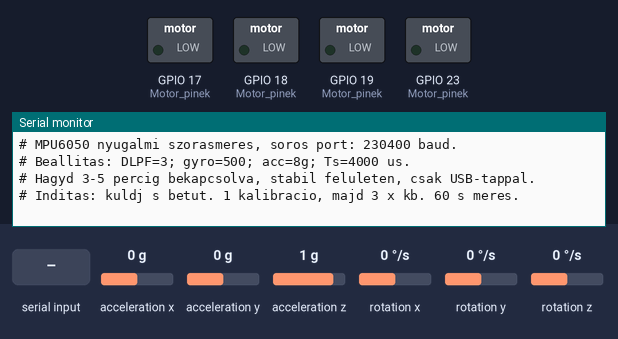
A sketch run on a simulated ESP32. Parts: switched loads named in the sketch (green lamp = pin HIGH), the last lines printed to the serial monitor. Wiring (inferred from the names in the program): MPU-6050 motion sensor at I2C address 0x68. The inputs (shaded band) are chosen by the test bench; at power-on: acceleration x 0 g, acceleration y 0 g, acceleration z 1 g, rotation x 0 °/s, rotation y 0 °/s, rotation z 0 °/s.

Above: at 1.5 s.
1.6 s: "s" received over Serial
At 2.7 s:
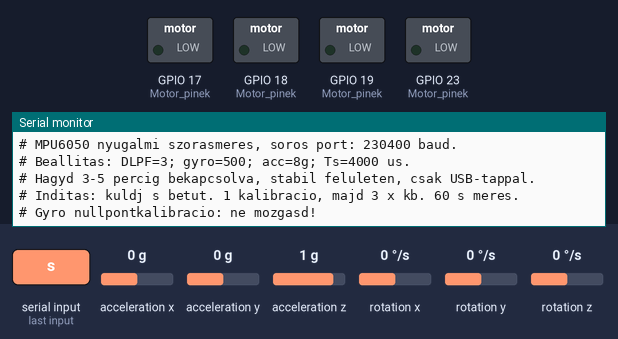
At 7.8 s:
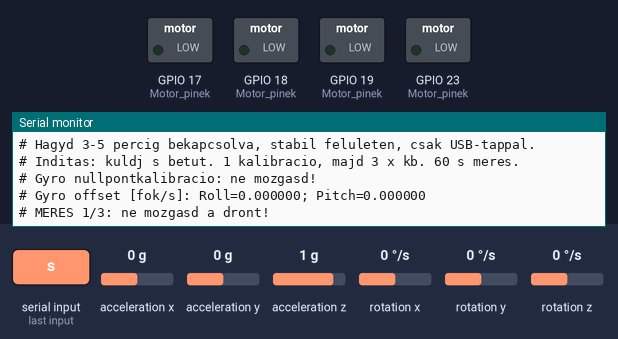

The sketch:

MPU6050_szoras_meres.ino
```cpp
#include <Wire.h>
#include <math.h>

// Csak USB-tap, propellerek nelkul. Nincs motorvezerles.
const uint32_t Mintaveteli_ido_us = 4000;
const uint32_t Mintak_szama = 15000;  // Meresenkent kb. 60 masodperc.
const uint8_t Meresek_szama = 3;
const bool CSV_naplo = false;  // true: minden minta kiirasa is.

float Rate_Roll, Rate_Pitch, Angle_Roll, Angle_Pitch;
float Rate_Roll_Offset = 0, Rate_Pitch_Offset = 0;
double Atlag[4], M2[4];
const char* Jelnevek[4] = {
  "Rate_Roll_fok_s", "Rate_Pitch_fok_s",
  "Angle_Roll_fok", "Angle_Pitch_fok"
};

void hiba(const char* uzenet) {
  Serial.print("# HIBA: ");
  Serial.println(uzenet);
  Serial.println("# A merest ne hasznald fel. Ellenorzes utan reset.");
  while (true) delay(1000);
}

void regiszter_iras(uint8_t cim, uint8_t ertek) {
  Wire.beginTransmission(0x68);
  Wire.write(cim);
  Wire.write(ertek);
  if (Wire.endTransmission() != 0) hiba("MPU6050 beallitasi hiba");
}

int16_t adat16() {
  uint8_t felso = Wire.read();
  uint8_t also = Wire.read();
  return (int16_t)(((uint16_t)felso << 8) | also);
}

void gyro_acc_adat_olvasas() {
  Wire.beginTransmission(0x68);
  Wire.write(0x3B);
  if (Wire.endTransmission(false) != 0) hiba("I2C cimzesi hiba");
  if (Wire.requestFrom((uint8_t)0x68, (uint8_t)14) != 14) {
    hiba("Hianyos MPU6050 adat");
  }

  int16_t Acc_XLSB = adat16();
  int16_t Acc_YLSB = adat16();
  int16_t Acc_ZLSB = adat16();
  adat16();  // Homerseklet.
  int16_t Gyro_X = adat16();
  int16_t Gyro_Y = adat16();
  adat16();  // Yaw.

  // Az eredeti repulesi kod skalazasa es gyorsulasmero-offsetjei.
  Rate_Roll = (float)Gyro_X / 65.5;
  Rate_Pitch = (float)Gyro_Y / 65.5;
  float Acc_X = (float)Acc_XLSB / 4096 - 0.0454;
  float Acc_Y = (float)Acc_YLSB / 4096 + 0.0279;
  float Acc_Z = (float)Acc_ZLSB / 4096 - 0.10150;

  Angle_Roll = atan(Acc_Y / sqrt(Acc_X * Acc_X + Acc_Z * Acc_Z)) * (180.0 / PI);
  Angle_Pitch = atan(-Acc_X / sqrt(Acc_Y * Acc_Y + Acc_Z * Acc_Z)) * (180.0 / PI);
  if (!isfinite(Angle_Roll) || !isfinite(Angle_Pitch)) hiba("Ervenytelen szog");
}

void gyro_kalibracio() {
  Serial.println("# Gyro nullpontkalibracio: ne mozgasd!");
  double Roll_osszeg = 0, Pitch_osszeg = 0;
  for (int i = 0; i < 2000; i++) {
    gyro_acc_adat_olvasas();
    Roll_osszeg += Rate_Roll;
    Pitch_osszeg += Rate_Pitch;
    delay(1);
  }
  Rate_Roll_Offset = Roll_osszeg / 2000;
  Rate_Pitch_Offset = Pitch_osszeg / 2000;
  Serial.printf("# Gyro offset [fok/s]: Roll=%.6f; Pitch=%.6f\n",
                Rate_Roll_Offset, Rate_Pitch_Offset);
}

void szoras_meres(uint8_t meres) {
  for (int j = 0; j < 4; j++) {
    Atlag[j] = 0;
    M2[j] = 0;
  }
  Serial.printf("# MERES %u/%u: ne mozgasd a dront!\n", meres, Meresek_szama);
  Serial.flush();

  uint32_t Elozo_ido = micros();
  uint32_t Elso_ido = 0;
  uint32_t Dt_min = UINT32_MAX, Dt_max = 0, Lassu_ciklusok = 0;
  uint64_t Dt_osszeg = 0;

  for (uint32_t n = 1; n <= Mintak_szama; n++) {
    while ((uint32_t)(micros() - Elozo_ido) < Mintaveteli_ido_us) {}
    uint32_t Most = micros();
    uint32_t Dt = Most - Elozo_ido;
    Elozo_ido = Most;
    if (n == 1) Elso_ido = Most;
    else {
      Dt_osszeg += Dt;
      if (Dt < Dt_min) Dt_min = Dt;
      if (Dt > Dt_max) Dt_max = Dt;
      if (Dt > 4500) Lassu_ciklusok++;
    }

    gyro_acc_adat_olvasas();
    // A Kalman ezekbol kap bemenetet; a PID 0.7/0.3 szuroje ide nem kell.
    double Ertekek[4] = {
      Rate_Roll - Rate_Roll_Offset, Rate_Pitch - Rate_Pitch_Offset,
      Angle_Roll, Angle_Pitch
    };

    // Welford: atlag es az atlagtol vett negyzetes elteresek osszege.
    for (int j = 0; j < 4; j++) {
      double Elteres = Ertekek[j] - Atlag[j];
      Atlag[j] += Elteres / n;
      M2[j] += Elteres * (Ertekek[j] - Atlag[j]);
    }

    if (CSV_naplo) {
      Serial.printf("%u,%lu,%.6f,%.6f,%.6f,%.6f\n", meres,
                    (unsigned long)(Most - Elso_ido),
                    Ertekek[0], Ertekek[1], Ertekek[2], Ertekek[3]);
    }
  }

  double Variancia[4];
  Serial.printf("# EREDMENY %u: N=%lu; elso-utolso minta=%.3f s\n",
                meres, (unsigned long)Mintak_szama, Dt_osszeg / 1000000.0);
  Serial.println("# Jel; atlag; mintaszoras; mintavariancia");
  for (int j = 0; j < 4; j++) {
    Variancia[j] = M2[j] / (Mintak_szama - 1);
    Serial.printf("# %s; %.6f; %.6f; %.9f\n", Jelnevek[j],
                  Atlag[j], sqrt(Variancia[j]), Variancia[j]);
  }
  const double Ts = Mintaveteli_ido_us / 1000000.0;
  Serial.println("# Nyugalmi kiindulo varianciak [fok^2], nem repulesi optimalas:");
  Serial.printf("# Roll:  R_v=%.12f; R_w=%.9f\n", Ts * Ts * Variancia[0], Variancia[2]);
  Serial.printf("# Pitch: R_v=%.12f; R_w=%.9f\n", Ts * Ts * Variancia[1], Variancia[3]);
  Serial.printf("# dt [us]: atlag=%.2f; min=%lu; max=%lu; 4500 us felett=%lu\n",
                (double)Dt_osszeg / (Mintak_szama - 1),
                (unsigned long)Dt_min, (unsigned long)Dt_max,
                (unsigned long)Lassu_ciklusok);
  Serial.println("# Mozgas vagy idozitesi hiba eseten ismeteld meg a merest.");
}

void setup() {
  // Az eredeti kod motorlabai alacsony szinten maradnak, PWM nelkul.
  const uint8_t Motor_pinek[] = {23, 19, 18, 17};
  for (uint8_t pin : Motor_pinek) {
    digitalWrite(pin, LOW);
    pinMode(pin, OUTPUT);
  }
  Serial.begin(230400);
  Wire.begin(21, 22);
  Wire.setClock(400000);
  Wire.setTimeOut(20);
  delay(250);

  regiszter_iras(0x6B, 0x00);  // Ebresztes, mint a repulesi kodban.
  regiszter_iras(0x1A, 0x03);  // Gyro DLPF: 42 Hz.
  regiszter_iras(0x1B, 0x08);  // Gyro: +/-500 fok/s.
  regiszter_iras(0x1C, 0x10);  // Acc: +/-8 g.
  regiszter_iras(0x19, 0x00);  // Alapertek: belso 1 kHz, kiolvasas 250 Hz.
  delay(100);
  Serial.println("# MPU6050 nyugalmi szorasmeres, soros port: 230400 baud.");
  Serial.println("# Beallitas: DLPF=3; gyro=500; acc=8g; Ts=4000 us.");
  Serial.println("# Hagyd 3-5 percig bekapcsolva, stabil feluleten, csak USB-tappal.");
  Serial.println("# Inditas: kuldj s betut. 1 kalibracio, majd 3 x kb. 60 s meres.");
}

void loop() {
  if (Serial.available() && Serial.read() == 's') {
    gyro_kalibracio();
    if (CSV_naplo) Serial.println("meres,t_us,rate_roll,rate_pitch,angle_roll,angle_pitch");
    for (uint8_t m = 1; m <= Meresek_szama; m++) szoras_meres(m);
    Serial.println("# KESZ. Uj s betu: uj kalibracio es uj 3 meres.");
  }
  delay(1);
}
```

Measured:
- after the input at 1.6 s, the serial monitor: prints a new line at once (image 1)
